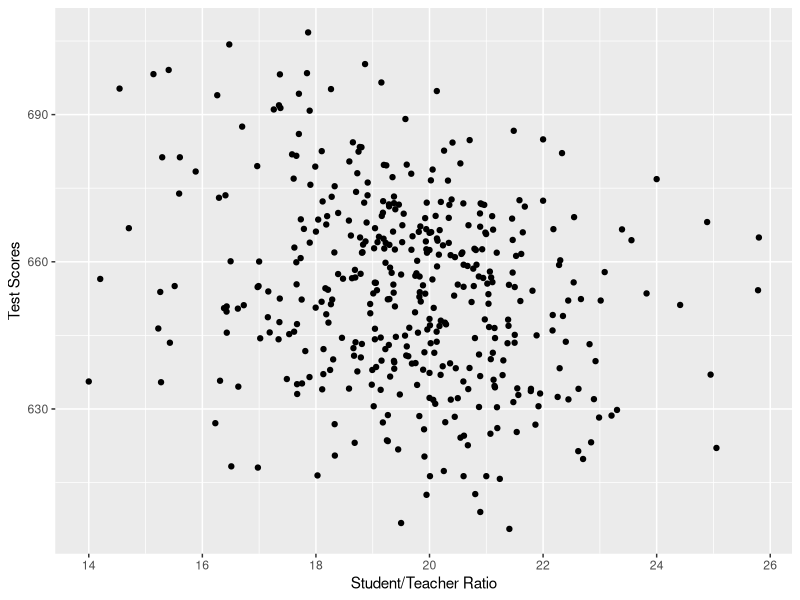
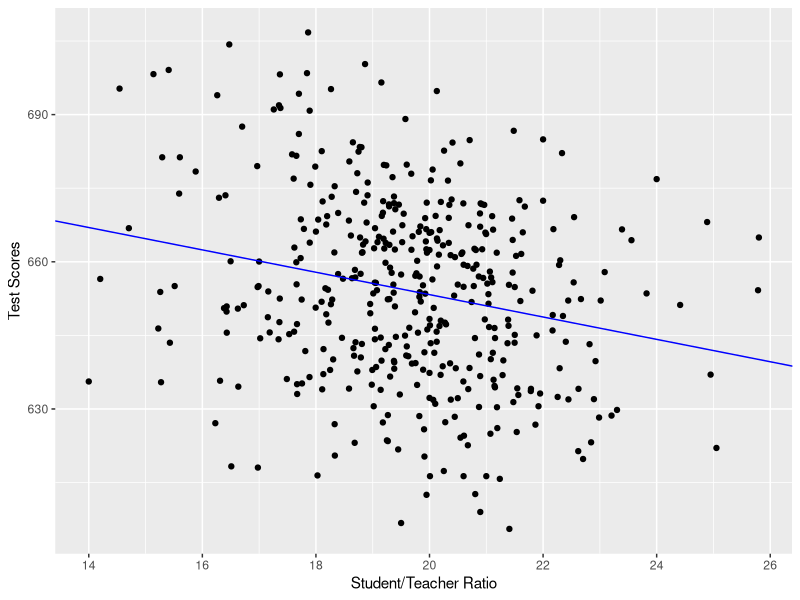

Write R code to recreate these figures, in order.
## ---- chunk 1
library(knitr)
include_graphics("https://cnx.org/resources/440525fca3a9401f5b93021c76e2e27839e7e46b/variation.PNG")
## ---- chunk 2
suppressPackageStartupMessages(library(AER,quietly=TRUE,warn.conflicts=FALSE))
library(ggplot2,quietly=TRUE,warn.conflicts=FALSE)
data("CASchools")
CASchools$str=CASchools$students/CASchools$teachers
CASchools$testscr=(CASchools$read+CASchools$math)/2
qplot(x=str, y=testscr, data=CASchools, geom="point", xlab="Student/Teacher Ratio", ylab="Test Scores")
## ---- chunk 3
qplot(x=str, y=testscr, data=CASchools, geom="point", xlab="Student/Teacher Ratio", ylab="Test Scores") + geom_abline(intercept=698.9, slope=-2.28, color='blue')
## ---- chunk 4
regress.results=lm(formula = testscr ~ str, data=CASchools)
summary(regress.results)
